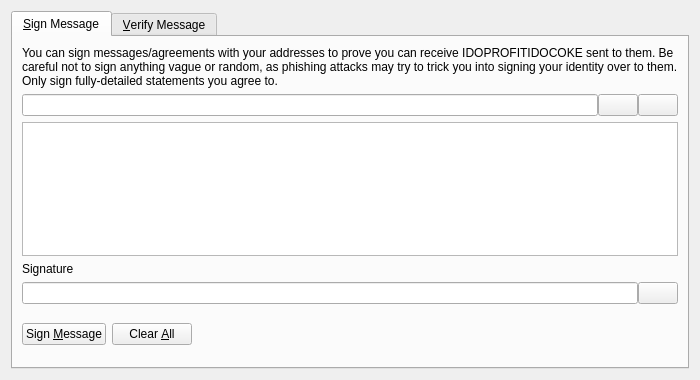
<?xml version="1.0" encoding="UTF-8"?>
<ui version="4.0">
 <class>SignVerifyMessageDialog</class>
 <widget class="QDialog" name="SignVerifyMessageDialog">
  <property name="geometry">
   <rect>
    <x>0</x>
    <y>0</y>
    <width>700</width>
    <height>380</height>
   </rect>
  </property>
  <property name="windowTitle">
   <string>Signatures - Sign / Verify a Message</string>
  </property>
  <property name="modal">
   <bool>true</bool>
  </property>
  <layout class="QVBoxLayout" name="verticalLayout">
   <item>
    <widget class="QTabWidget" name="tabWidget">
     <property name="currentIndex">
      <number>0</number>
     </property>
     <widget class="QWidget" name="tabSignMessage">
      <attribute name="title">
       <string>&amp;Sign Message</string>
      </attribute>
      <layout class="QVBoxLayout" name="verticalLayout_SM">
       <item>
        <widget class="QLabel" name="infoLabel_SM">
         <property name="text">
          <string>You can sign messages/agreements with your addresses to prove you can receive IDOPROFITIDOCOKE sent to them. Be careful not to sign anything vague or random, as phishing attacks may try to trick you into signing your identity over to them. Only sign fully-detailed statements you agree to.</string>
         </property>
         <property name="textFormat">
          <enum>Qt::PlainText</enum>
         </property>
         <property name="wordWrap">
          <bool>true</bool>
         </property>
        </widget>
       </item>
       <item>
        <layout class="QHBoxLayout" name="horizontalLayout_1_SM">
         <property name="spacing">
          <number>0</number>
         </property>
         <item>
          <widget class="QValidatedLineEdit" name="addressIn_SM">
           <property name="toolTip">
            <string>The IDOPROFITIDOCOKE address to sign the message with</string>
           </property>
          </widget>
         </item>
         <item>
          <widget class="QPushButton" name="addressBookButton_SM">
           <property name="toolTip">
            <string>Choose previously used address</string>
           </property>
           <property name="text">
            <string/>
           </property>
           <property name="shortcut">
            <string>Alt+A</string>
           </property>
           <property name="autoDefault">
            <bool>false</bool>
           </property>
          </widget>
         </item>
         <item>
          <widget class="QPushButton" name="pasteButton_SM">
           <property name="toolTip">
            <string>Paste address from clipboard</string>
           </property>
           <property name="text">
            <string/>
           </property>
           <property name="shortcut">
            <string>Alt+P</string>
           </property>
           <property name="autoDefault">
            <bool>false</bool>
           </property>
          </widget>
         </item>
        </layout>
       </item>
       <item>
        <widget class="QPlainTextEdit" name="messageIn_SM">
         <property name="toolTip">
          <string>Enter the message you want to sign here</string>
         </property>
        </widget>
       </item>
       <item>
        <widget class="QLabel" name="signatureLabel_SM">
         <property name="text">
          <string>Signature</string>
         </property>
         <property name="textFormat">
          <enum>Qt::PlainText</enum>
         </property>
        </widget>
       </item>
       <item>
        <layout class="QHBoxLayout" name="horizontalLayout_2_SM">
         <property name="spacing">
          <number>0</number>
         </property>
         <item>
          <widget class="QLineEdit" name="signatureOut_SM">
           <property name="font">
            <font>
             <italic>true</italic>
            </font>
           </property>
           <property name="readOnly">
            <bool>true</bool>
           </property>
          </widget>
         </item>
         <item>
          <widget class="QPushButton" name="copySignatureButton_SM">
           <property name="toolTip">
            <string>Copy the current signature to the system clipboard</string>
           </property>
           <property name="text">
            <string/>
           </property>
           <property name="autoDefault">
            <bool>false</bool>
           </property>
          </widget>
         </item>
        </layout>
       </item>
       <item>
        <layout class="QHBoxLayout" name="horizontalLayout_3_SM">
         <item>
          <widget class="QPushButton" name="signMessageButton_SM">
           <property name="toolTip">
            <string>Sign the message to prove you own this IDOPROFITIDOCOKE address</string>
           </property>
           <property name="text">
            <string>Sign &amp;Message</string>
           </property>
           <property name="autoDefault">
            <bool>false</bool>
           </property>
          </widget>
         </item>
         <item>
          <widget class="QPushButton" name="clearButton_SM">
           <property name="toolTip">
            <string>Reset all sign message fields</string>
           </property>
           <property name="text">
            <string>Clear &amp;All</string>
           </property>
           <property name="autoDefault">
            <bool>false</bool>
           </property>
          </widget>
         </item>
         <item>
          <spacer name="horizontalSpacer_1_SM">
           <property name="orientation">
            <enum>Qt::Horizontal</enum>
           </property>
           <property name="sizeHint" stdset="0">
            <size>
             <width>40</width>
             <height>48</height>
            </size>
           </property>
          </spacer>
         </item>
         <item>
          <widget class="QLabel" name="statusLabel_SM">
           <property name="font">
            <font>
             <weight>75</weight>
             <bold>true</bold>
            </font>
           </property>
           <property name="text">
            <string/>
           </property>
           <property name="wordWrap">
            <bool>true</bool>
           </property>
          </widget>
         </item>
         <item>
          <spacer name="horizontalSpacer_2_SM">
           <property name="orientation">
            <enum>Qt::Horizontal</enum>
           </property>
           <property name="sizeHint" stdset="0">
            <size>
             <width>40</width>
             <height>48</height>
            </size>
           </property>
          </spacer>
         </item>
        </layout>
       </item>
      </layout>
     </widget>
     <widget class="QWidget" name="tabVerifyMessage">
      <attribute name="title">
       <string>&amp;Verify Message</string>
      </attribute>
      <layout class="QVBoxLayout" name="verticalLayout_VM">
       <item>
        <widget class="QLabel" name="infoLabel_VM">
         <property name="text">
          <string>Enter the receiver's address, message (ensure you copy line breaks, spaces, tabs, etc. exactly) and signature below to verify the message. Be careful not to read more into the signature than what is in the signed message itself, to avoid being tricked by a man-in-the-middle attack. Note that this only proves the signing party receives with the address, it cannot prove sendership of any transaction!</string>
         </property>
         <property name="textFormat">
          <enum>Qt::PlainText</enum>
         </property>
         <property name="alignment">
          <set>Qt::AlignLeading|Qt::AlignLeft|Qt::AlignTop</set>
         </property>
         <property name="wordWrap">
          <bool>true</bool>
         </property>
        </widget>
       </item>
       <item>
        <layout class="QHBoxLayout" name="horizontalLayout_1_VM">
         <property name="spacing">
          <number>0</number>
         </property>
         <item>
          <widget class="QValidatedLineEdit" name="addressIn_VM">
           <property name="toolTip">
            <string>The IDOPROFITIDOCOKE address the message was signed with</string>
           </property>
          </widget>
         </item>
         <item>
          <widget class="QPushButton" name="addressBookButton_VM">
           <property name="toolTip">
            <string>Choose previously used address</string>
           </property>
           <property name="text">
            <string/>
           </property>
           <property name="shortcut">
            <string>Alt+A</string>
           </property>
           <property name="autoDefault">
            <bool>false</bool>
           </property>
          </widget>
         </item>
        </layout>
       </item>
       <item>
        <widget class="QPlainTextEdit" name="messageIn_VM"/>
       </item>
       <item>
        <widget class="QValidatedLineEdit" name="signatureIn_VM"/>
       </item>
       <item>
        <layout class="QHBoxLayout" name="horizontalLayout_2_VM">
         <item>
          <widget class="QPushButton" name="verifyMessageButton_VM">
           <property name="toolTip">
            <string>Verify the message to ensure it was signed with the specified IDOPROFITIDOCOKE address</string>
           </property>
           <property name="text">
            <string>Verify &amp;Message</string>
           </property>
           <property name="autoDefault">
            <bool>false</bool>
           </property>
          </widget>
         </item>
         <item>
          <widget class="QPushButton" name="clearButton_VM">
           <property name="toolTip">
            <string>Reset all verify message fields</string>
           </property>
           <property name="text">
            <string>Clear &amp;All</string>
           </property>
           <property name="autoDefault">
            <bool>false</bool>
           </property>
          </widget>
         </item>
         <item>
          <spacer name="horizontalSpacer_1_VM">
           <property name="orientation">
            <enum>Qt::Horizontal</enum>
           </property>
           <property name="sizeHint" stdset="0">
            <size>
             <width>40</width>
             <height>48</height>
            </size>
           </property>
          </spacer>
         </item>
         <item>
          <widget class="QLabel" name="statusLabel_VM">
           <property name="font">
            <font>
             <weight>75</weight>
             <bold>true</bold>
            </font>
           </property>
           <property name="text">
            <string/>
           </property>
           <property name="wordWrap">
            <bool>true</bool>
           </property>
          </widget>
         </item>
         <item>
          <spacer name="horizontalSpacer_2_VM">
           <property name="orientation">
            <enum>Qt::Horizontal</enum>
           </property>
           <property name="sizeHint" stdset="0">
            <size>
             <width>40</width>
             <height>48</height>
            </size>
           </property>
          </spacer>
         </item>
        </layout>
       </item>
      </layout>
     </widget>
    </widget>
   </item>
  </layout>
 </widget>
 <customwidgets>
  <customwidget>
   <class>QValidatedLineEdit</class>
   <extends>QLineEdit</extends>
   <header>qvalidatedlineedit.h</header>
  </customwidget>
 </customwidgets>
 <resources>
  <include location="../idoprofitidocoke.qrc"/>
 </resources>
 <connections/>
</ui>
